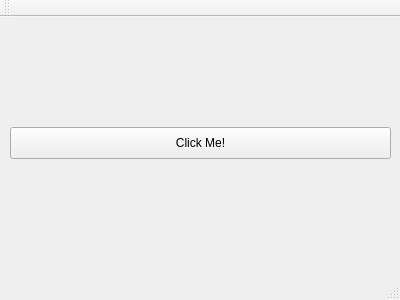
<?xml version="1.0" encoding="UTF-8"?>
<ui version="4.0">
 <class>MainWindow</class>
 <widget class="QMainWindow" name="MainWindow">
  <property name="geometry">
   <rect>
    <x>0</x>
    <y>0</y>
    <width>400</width>
    <height>300</height>
   </rect>
  </property>
  <property name="windowTitle">
   <string>MainWindow</string>
  </property>
  <widget class="QWidget" name="centralWidget">
   <widget class="QPushButton" name="pushButton">
    <property name="geometry">
     <rect>
      <x>10</x>
      <y>110</y>
      <width>381</width>
      <height>32</height>
     </rect>
    </property>
    <property name="text">
     <string>Click Me!</string>
    </property>
   </widget>
  </widget>
  <widget class="QMenuBar" name="menuBar">
   <property name="geometry">
    <rect>
     <x>0</x>
     <y>0</y>
     <width>400</width>
     <height>22</height>
    </rect>
   </property>
  </widget>
  <widget class="QToolBar" name="mainToolBar">
   <attribute name="toolBarArea">
    <enum>TopToolBarArea</enum>
   </attribute>
   <attribute name="toolBarBreak">
    <bool>false</bool>
   </attribute>
  </widget>
  <widget class="QStatusBar" name="statusBar"/>
 </widget>
 <layoutdefault spacing="6" margin="11"/>
 <resources/>
 <connections/>
</ui>
